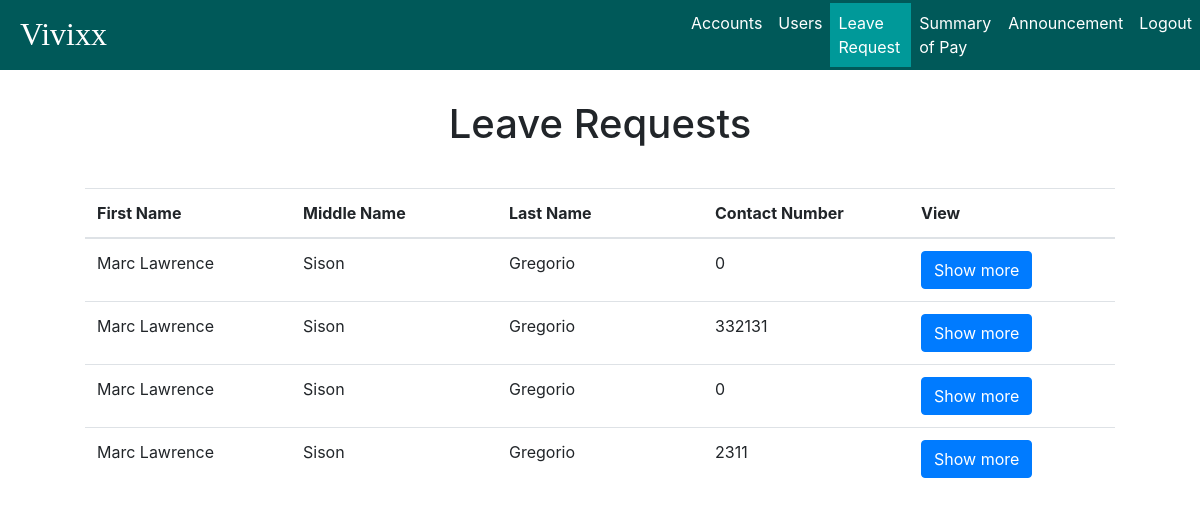
Page /admin/leave_request/leave_requests.php (signed in) on the earlier database version.
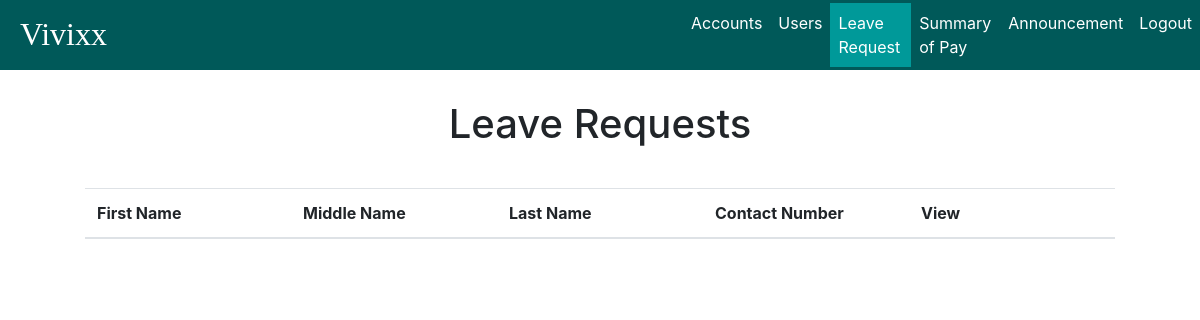
Same page on the later database version.
### tables this page shows
CREATE TABLE `leave_req` (
  `leave_req_id` int(11) NOT NULL AUTO_INCREMENT,
  `user_id` int(11) NOT NULL,
  `employee` varchar(100) NOT NULL,
  `department` varchar(100) NOT NULL,
  `position` varchar(45) NOT NULL,
  `date_hired` date NOT NULL,
  `date_filed` date NOT NULL,
  `reason` varchar(100) NOT NULL,
  `contact_address` varchar(100) NOT NULL,
  `contact_number` int(11) NOT NULL,
  `from` date NOT NULL,
  `to` date NOT NULL,
  `status` enum('accepted','rejected','pending') NOT NULL DEFAULT 'pending',
  PRIMARY KEY (`leave_req_id`),
  UNIQUE KEY `leave_req_id_UNIQUE` (`leave_req_id`),
  KEY `leave-user_idx` (`user_id`),
  CONSTRAINT `leave-user` FOREIGN KEY (`user_id`) REFERENCES `user` (`user_id`) ON DELETE CASCADE ON UPDATE CASCADE
);

### admin/leave_request/leave_requests.php (the view, shortened to what this page needs)
<?php
	include '../../utilities/session.php';
?>
<!DOCTYPE html>
<html>
<head>
	<link rel="stylesheet" href="../../style/bootstrap/bootstrap.min.css">
	<link type="text/css" rel="stylesheet" href="../style/style.css" media="screen, projection">
    <link rel="stylesheet" href="../style/datatables.css">
</head>
<body>
	<div id="wrapper">
		<nav class="navbar fixed-top navbar-expand-lg navbar-dark" id="navigation-bar">
			<a href="../accounts/accounts_status.php" class="navbar-brand" style="margin-right:48vw;">Vivixx</a>
			<div class="collapse navbar-collapse" id="navbar-content">
				<ul class="navbar-nav">
					<li class="nav-item">
						<a class="nav-link" href="../accounts/accounts_status.php">Accounts</a>
					</li>
					<li class="nav-item">
						<a class="nav-link" href="../user_information/user_information.php">Users</a>
					</li>
					<li class="nav-item  active">
						<a class="nav-link" href="../leave_request/leave_requests.php">Leave Request</a>
					</li>
					<li class="nav-item">
						<a class="nav-link" href="#">Summary of Pay</a>
					</li>
					<li class="nav-item">
						<a class="nav-link" href="../announcements/announcement.php">Announcement</a>
					</li>
					<li class="nav-item">
						<a class="nav-link logout" href="../utilities/logout.php">Logout</a>
					</li>
				</ul>
			</div>
		</nav>
		<div class="leave-request-content container">
			<div class="text-center">
				<h1>Leave Requests</h1>
			</div>
			<div  style="margin: 5vh;">
				<table class="table" id="leave">
					<thead>
						<tr>
							<th>First Name</th>
							<th>Middle Name</th>
							<th>Last Name</th>
							<th>Contact Number</th>
							<th>View</th>
						</tr>
					</thead>
					<?php
					$sql = "select * from leave_req where status='pending';";
					$result = $connect->query($sql);
					if($result-> num_rows > 0){
						while($row = $result->fetch_assoc()){
							$fname = explode(",",$row["employee"])[0];
							$mname = explode(",",$row["employee"])[1];
							$lname = explode(",",$row["employee"])[2];
							$show = "
							<input name='show' value='show' style='display: none;'>
							<a href='view_leave_request_form.php?user_id=".$row['user_id']."&req_id=".$row['leave_req_id']."&fname=".$fname."&mname=".$mname."&lname=".$lname."'   class='show btn btn-primary'>Show more</a>";
							echo "
							<tr>
							<td>" . ucwords($fname) . "</td>
							<td>" . ucwords($mname) . "</td>
							<td>" . ucwords($lname) . "</td>
							<td>" . $row['contact_number'] . "</td>
							<td>" . $show ."</td>
							</tr>";
						}
					}
					?>
        		</table>
			</div>
		</div>
	</div>
</body>
</html>

### admin/style/style.css (style rules this page uses)
#navigation-bar { background-color: #005959; max-height: 70px; min-height: 70px; padding: 0 0 0 5px; }
#navigation-bar .navbar-brand { font-size: 2rem; font-family: rockwell; height: auto; margin: 3px 5px 5px 15px; }
#navigation-bar .navbar-nav .active { background-color: #009999; }
#navigation-bar .navbar-nav .nav-link { color: #fff; display: block; }
#wrapper .leave-request-content { margin-top: 100px; }
#wrapper #navbar-content { background-color: inherit; }
table { margin: 0 auto; width: 100%; clear: both; border-collapse: collapse; table-layout: fixed; word-wrap:break-word; }

Differences in the rows shown:
removed leave_req: employee "Marc Lawrence", employee "Sison", employee "Gregorio", contact_number "0"
removed leave_req: employee "Marc Lawrence", employee "Sison", employee "Gregorio", contact_number "332131"
removed leave_req: employee "Marc Lawrence", employee "Sison", employee "Gregorio", contact_number "0"
removed leave_req: employee "Marc Lawrence", employee "Sison", employee "Gregorio", contact_number "2311"
